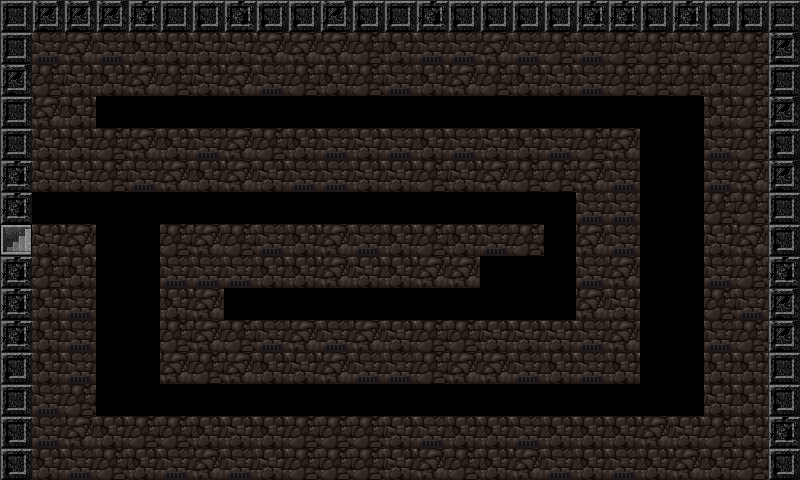

This game map was drawn from its Tiled (.tmx) file and the tilesets committed beside it. A one-line description and the full map source follow:
An orthogonal 25x15 tile map with 32x32 px tiles, 3 tile layers (ground, block, walls) and 20 objects.

<map version="1.2" tiledversion="1.2.2" orientation="orthogonal" renderorder="right-down" width="25" height="15" tilewidth="32" tileheight="32" infinite="0" nextlayerid="16" nextobjectid="52">
 <tileset firstgid="1" name="DungeonCrawl_ProjectUtumnoTileset" tilewidth="32" tileheight="32" tilecount="3072" columns="64">
  <image source="DungeonCrawl_ProjectUtumnoTileset.png" width="2048" height="1536" />
 </tileset>
 <layer id="14" name="ground" width="25" height="15">
  <data encoding="csv">
1044,1043,1043,1041,1043,1042,1045,1041,1043,1044,1041,1042,1041,1042,1045,1044,1042,1042,1044,1045,1044,1044,1041,1042,1041,
1041,1045,1042,1045,1044,1044,1041,1041,1042,1042,1042,1043,1044,1045,1045,1042,1045,1043,1045,1043,1043,1041,1043,1043,1044,
1042,1043,1041,1044,1042,1043,1041,1042,1045,1043,1044,1043,1045,1044,1042,1043,1044,1041,1045,1043,1043,1043,1044,1043,1045,
1043,1042,1044,1044,1045,1044,1043,1045,1041,1043,1043,1041,1041,1045,1044,1041,1043,1044,1042,1044,1042,1045,1044,1043,1042,
1042,1041,1044,1043,1042,1044,1045,1042,1043,1044,1045,1041,1045,1044,1045,1041,1044,1045,1043,1042,1041,1044,1045,1043,1043,
1041,1041,1041,1043,1045,1042,1044,1042,1041,1045,1045,1041,1041,1043,1041,1042,1043,1043,1042,1045,1045,1045,1045,1042,1042,
1042,1043,1045,1044,1043,1042,1044,1045,1043,1044,1041,1041,1044,1044,1044,1045,1045,1045,1045,1045,1044,1044,1043,1043,1045,
1041,1041,1042,1044,1043,1043,1042,1043,1045,1044,1042,1045,1044,1043,1044,1045,1043,1043,1042,1045,1045,1045,1041,1042,1044,
1043,1043,1044,1042,1043,1045,1045,1045,1044,1044,1042,1041,1044,1042,1042,1045,1041,1041,1045,1042,1041,1041,1045,1043,1042,
1043,1044,1045,1045,1045,1044,1042,1044,1045,1043,1045,1044,1045,1044,1044,1045,1042,1042,1042,1041,1044,1045,1043,1045,1041,
1044,1044,1045,1043,1044,1043,1042,1043,1045,1042,1045,1042,1041,1043,1043,1041,1041,1041,1045,1042,1043,1042,1045,1043,1042,
1045,1044,1045,1041,1041,1042,1043,1042,1044,1041,1042,1045,1045,1043,1042,1042,1045,1044,1045,1044,1042,1041,1044,1044,1041,
1041,1045,1043,1045,1041,1045,1042,1044,1042,1042,1043,1045,1043,1042,1044,1045,1041,1041,1044,1043,1042,1041,1041,1044,1045,
1041,1045,1042,1044,1043,1043,1044,1041,1044,1043,1043,1043,1041,1045,1044,1044,1045,1044,1044,1044,1042,1041,1043,1044,1045,
1042,1044,1045,1043,1044,1045,1042,1045,1041,1043,1043,1043,1041,1042,1043,1044,1042,1045,1044,1045,1044,1042,1044,1043,1041
</data>
 </layer>
 <layer id="15" name="block" width="25" height="15">
  <data encoding="csv">
69,69,69,0,0,0,0,0,0,0,0,0,69,0,0,0,0,0,0,0,69,69,69,69,69,
69,0,0,0,0,0,0,0,0,0,0,0,0,0,0,0,0,0,0,0,0,0,0,0,69,
69,0,0,0,0,0,0,0,0,0,0,0,0,0,0,0,0,0,0,0,0,0,0,0,69,
69,0,0,69,69,69,69,69,69,69,69,69,69,69,69,69,69,69,69,69,69,69,0,0,69,
69,0,0,0,0,0,0,0,0,0,0,0,0,0,0,0,0,0,0,0,69,69,0,0,69,
69,0,0,0,0,0,0,0,0,0,0,0,0,0,0,0,0,0,0,0,69,69,0,0,69,
69,69,69,69,69,69,69,69,69,69,69,69,69,69,69,69,69,69,0,0,69,69,0,0,69,
69,0,0,69,69,0,0,0,0,0,0,0,0,0,0,0,0,69,0,0,69,69,0,0,69,
69,0,0,69,69,0,0,0,0,0,0,0,0,0,0,69,69,69,0,0,69,69,0,0,69,
69,0,0,69,69,0,0,69,69,69,69,69,69,69,69,69,69,69,0,0,69,69,0,0,69,
69,0,0,69,69,0,0,0,0,0,0,0,0,0,0,0,0,0,0,0,69,69,0,0,69,
69,0,0,69,69,0,0,0,0,0,0,0,0,0,0,0,0,0,0,0,69,69,0,0,69,
69,0,0,69,69,69,69,69,69,69,69,69,69,69,69,69,69,69,69,69,69,69,0,0,69,
69,0,0,0,0,0,0,0,0,0,0,0,0,0,0,0,0,0,0,0,0,0,0,0,69,
69,0,0,0,0,0,0,0,0,0,0,0,0,0,0,0,0,0,0,0,0,0,0,0,0
</data>
 </layer>
 <layer id="1" name="walls" width="25" height="15">
  <data encoding="csv">
1124,1126,1126,1126,1125,1124,1127,1125,1127,1127,1126,1127,1124,1125,1127,1127,1127,1127,1125,1125,1127,1125,1127,1127,1124,
1124,0,0,0,0,0,0,0,0,0,0,0,0,0,0,0,0,0,0,0,0,0,0,0,1126,
1126,0,0,0,0,0,0,0,0,0,0,0,0,0,0,0,0,0,0,0,0,0,0,0,1124,
1124,0,0,0,0,0,0,0,0,0,0,0,0,0,0,0,0,0,0,0,0,0,0,0,1126,
1124,0,0,0,0,0,0,0,0,0,0,0,0,0,0,0,0,0,0,0,0,0,0,0,1127,
1125,0,0,0,0,0,0,0,0,0,0,0,0,0,0,0,0,0,0,0,0,0,0,0,1126,
1125,0,0,0,0,0,0,0,0,0,0,0,0,0,0,0,0,0,0,0,0,0,0,0,1124,
2147484650,0,0,0,0,0,0,0,0,0,0,0,0,0,0,0,0,0,0,0,0,0,0,0,1127,
1125,0,0,0,0,0,0,0,0,0,0,0,0,0,0,0,0,0,0,0,0,0,0,0,1125,
1125,0,0,0,0,0,0,0,0,0,0,0,0,0,0,0,0,0,0,0,0,0,0,0,1126,
1125,0,0,0,0,0,0,0,0,0,0,0,0,0,0,0,0,0,0,0,0,0,0,0,1126,
1127,0,0,0,0,0,0,0,0,0,0,0,0,0,0,0,0,0,0,0,0,0,0,0,1124,
1124,0,0,0,0,0,0,0,0,0,0,0,0,0,0,0,0,0,0,0,0,0,0,0,1127,
1127,0,0,0,0,0,0,0,0,0,0,0,0,0,0,0,0,0,0,0,0,0,0,0,1125,
1127,0,0,0,0,0,0,0,0,0,0,0,0,0,0,0,0,0,0,0,0,0,0,0,1127
</data>
 </layer>
 <objectgroup id="10" name="wall">
  <object id="40" x="0" y="0" width="32" height="480" />
  <object id="41" x="32" y="0" width="768" height="32" />
  <object id="42" x="768" y="32" width="32" height="448" />
 </objectgroup>
 <objectgroup id="11" name="semi">
  <object id="44" x="544" y="192" width="32" height="128" />
  <object id="45" x="224" y="288" width="256" height="32" />
  <object id="46" x="480" y="256" width="64" height="64" />
  <object id="47" x="32" y="192" width="512" height="32" />
  <object id="48" x="96" y="224" width="64" height="192" />
  <object id="49" x="160" y="384" width="544" height="32" />
  <object id="50" x="640" y="96" width="64" height="288" />
  <object id="51" x="96" y="96" width="544" height="32" />
 </objectgroup>
 <objectgroup id="12" name="enemy">
  <object id="37" x="64" y="416" width="32" height="32" />
  <object id="38" x="736" y="32" width="32" height="32" />
  <object id="39" x="448" y="224" width="32" height="32" />
  <object id="43" x="608" y="128" width="32" height="32" />
 </objectgroup>
 <objectgroup id="13" name="chest">
  <object id="36" x="512" y="224" width="32" height="32" />
 </objectgroup>
 <objectgroup id="9" name="boundary">
  <object id="32" x="-32" y="-32" width="832" height="32" />
  <object id="33" x="-32" y="0" width="32" height="512" />
  <object id="34" x="0" y="480" width="832" height="32" />
  <object id="35" x="800" y="-32" width="32" height="512" />
 </objectgroup>
</map>
